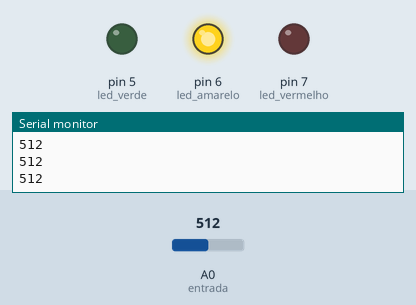
This sketch was run on a simulated Arduino Uno, built with avr-gcc and run on an emulated ATmega328P. On the bench: output pins drawn as LEDs (lit = HIGH), the last lines printed to the serial monitor. Inputs (shaded band) come from the test bench; at power-on: A0 (entrada) = 512.

Above: at 1.2 s.
1.3 s: A0 (entrada) set to 307
2.8 s: A0 (entrada) set to 292
At 3.7 s:
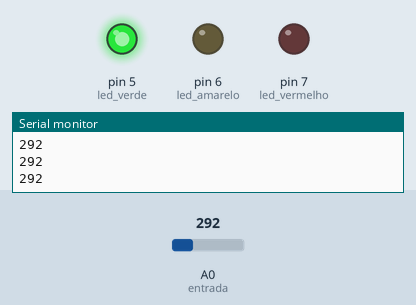
4.3 s: A0 (entrada) set to 306
At 4.6 s:
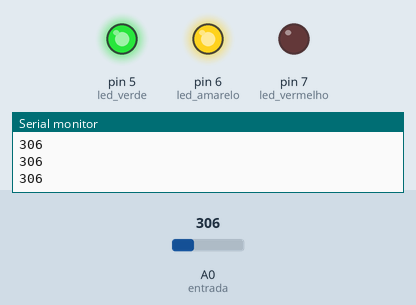
5.8 s: A0 (entrada) set to 0
At 6.4 s:
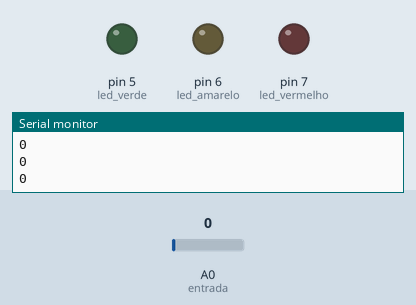
7.3 s: A0 (entrada) set to 900
At 8.2 s:
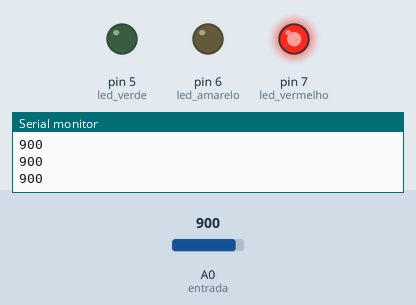
8.8 s: A0 (entrada) set to 889
At 10.0 s:
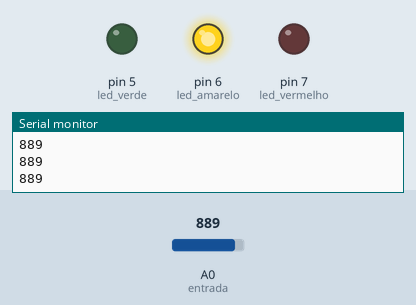
Timing chart, 0 to 11.3 s (numbered marks = the images above; inputs shaded):
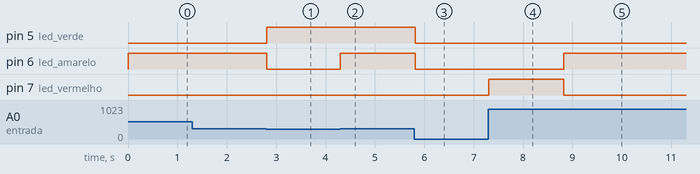

The sketch:

Proj10_potenciometro_e_condicional.ino
```cpp
int pot;
int entrada = A0;
int led_verde = 5;
int led_amarelo = 6;
int led_vermelho = 7;

void setup() {
  Serial.begin(9600);
  pinMode(5, OUTPUT);
  pinMode(6, OUTPUT);
  pinMode(7, OUTPUT);


}

void loop() {
  pot = analogRead(entrada);   //retorna valores de 0 até 1023
  Serial.println(pot);


  if(pot == 0){
    digitalWrite(led_verde, LOW);
    digitalWrite(led_amarelo, LOW);
    digitalWrite(led_vermelho, LOW);
  }


  else if (pot<300){
    digitalWrite(led_verde, HIGH);
    digitalWrite(led_amarelo, LOW);
    digitalWrite(led_vermelho, LOW);
  }
  else if(pot<900){
    digitalWrite(led_amarelo, HIGH);
    digitalWrite(led_vermelho, LOW);
  }
  else {
    digitalWrite(led_vermelho, HIGH);
  }

  delay(25);


}
```

Measured:
- the behaviour switches between 300 and 299 on A0 (entrada) (found by bisection; images 0 and 1)
- the behaviour switches between 900 and 899 on A0 (entrada) (found by bisection; images 4 and 5)
- after the input at 2.8 s, pin 5 (led_verde): LOW → HIGH at once; pin 6 (led_amarelo): HIGH → LOW at once
- after the input at 4.3 s, pin 6 (led_amarelo): LOW → HIGH at once
- after the input at 5.8 s, pin 5 (led_verde), pin 6 (led_amarelo): HIGH → LOW at once
- after the input at 7.3 s, pin 7 (led_vermelho): LOW → HIGH at once
- after the input at 8.8 s, pin 6 (led_amarelo): LOW → HIGH at once; pin 7 (led_vermelho): HIGH → LOW at once
